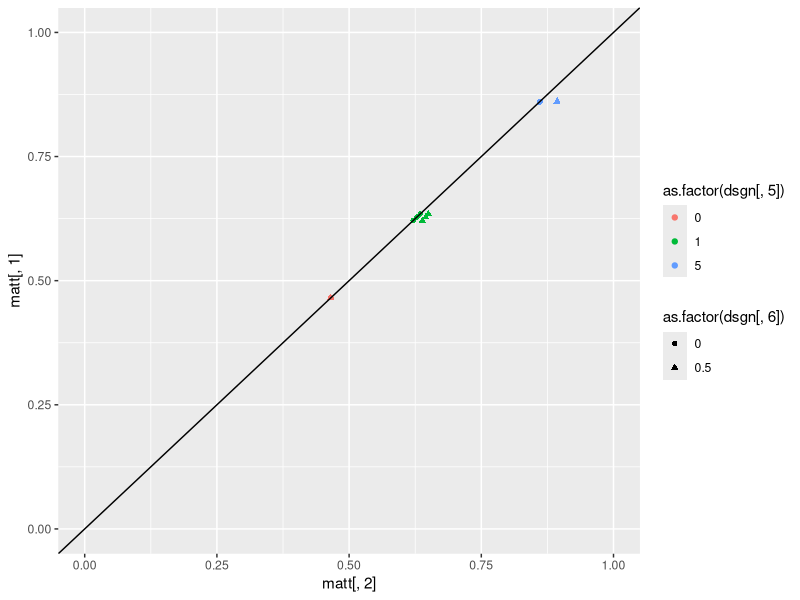
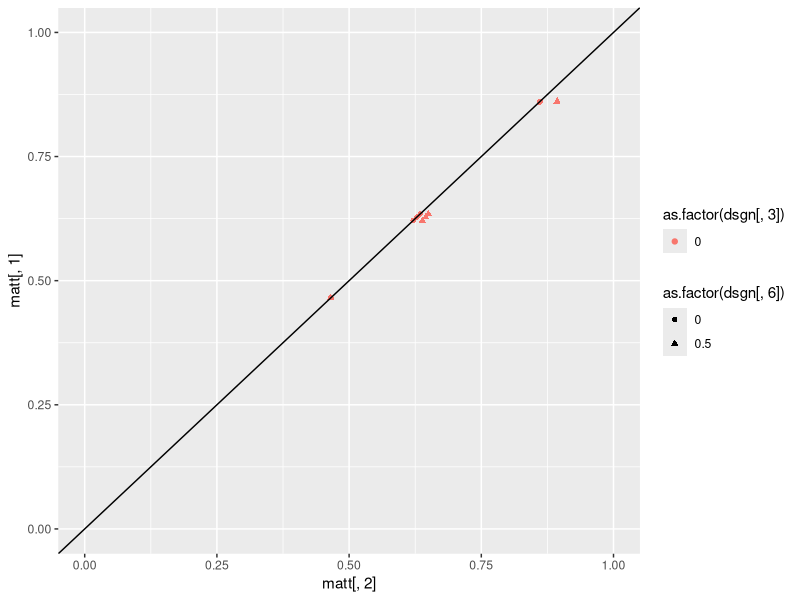

Reproduce these figures in R, in order. (Note: this script raises an error after producing the figures.)
####
# This code sets determines how different parameter settings influence diff= P(y2=1|X1=X2=1)-P(y2=1|X1=X2=0)
#
#

# 1 to be determined
# 2 no effect (good at zero)
# 3 must be zero
# 4 ==0.5 (high)
# 5 ==2    (high)
# 6 ==0    (zero)
# 7 ==0.5 (high)

######################################################################## Design of experiment
lvls <- list(NA)

fixlev<-c(0,0.5)  # levels for not interesting parameters
#seqlev<-round(seq(0,4,0.3333),3)  # levels for  interesting parameters
seqlev<-c(0,1,2) # levels for  interesting parameters

lvls[[1]] <- c(0)  # violation

lvls[[2]] <- c(0, 0.5, 1, 6)

lvls[[3]] <- c(0) 

lvls[[4]] <- c(0,0.5,1) 

lvls[[5]] <- c(0, 1, 5)

lvls[[6]] <-c(0, 0.5)

lvls[[7]] <- c(0) # violation

lvls[[8]] <- c(0)

lvls[[9]] <- c(0)

lvls[[10]] <- c(0)

lvls[[11]] <- c(0,  1,  6)

interceptc<-(0)  # intercept for C1 and C2
intercepty<-(-1)   # intercept for Y1 and Y2
intercepth<-(-1)  #intercept for H
interceptz<-0.5
interceptx<-0.5

### factorial design
dsgn <- as.matrix(expand.grid(lvls[[1]], lvls[[2]], lvls[[3]], lvls[[4]], lvls[[5]], lvls[[6]], lvls[[7]], lvls[[8]], lvls[[9]], lvls[[10]], lvls[[11]]))
dim(dsgn)

######################################################################## CALCULATE TRUE VALUES OF diff
				matt <- matrix(0, dim(dsgn)[1], 2)

for (i in c(1:dim(dsgn)[1])) {
truetheta11 <- 0
kk <- 1
individual <- matrix(0, 8, 8)

 myH<-0
 myZ<-0
 myX1<-1
 myX2<-1
    for (c2i in 0:1) {
        for (y1i in 0:1) {
            for (c1i in 0:1) {
                individual[kk, 1:3] <- c(y1i, c1i, c2i)
 
                # P(C1=1 or =0)
                pc1<-1/(1+exp(-(interceptc )))
                aa <- (as.numeric(c1i == 1) * (pc1) + as.numeric(c1i == 0) * (1-pc1))

                # P(Y1=1 or =0|C1,X1)
                py1<-1/(1+exp(-(intercepty + dsgn[i, 5]*c1i + dsgn[i, 3]*myX1 + dsgn[i, 8]*myH)))
                bb <- as.numeric(y1i == 1) * (py1) + as.numeric(y1i == 0) * (1 - py1)

                # P(C2=1 or =0|C1,X1)
                pc2<-(1/(1+exp(-(interceptc + dsgn[i, 4]*c1i + dsgn[i, 6]*myX1))))
                cc <- as.numeric(c2i == 1) * (pc2)  + as.numeric(c2i == 0)*(1-pc2)
                
                # P(Y2=1|C2,X2,Y1)
                dd <- (as.numeric(y1i == 1) * 1 + as.numeric(y1i == 0) * ( (1/(1+exp(-(intercepty+dsgn[i, 9]*myZ + dsgn[i, 5]*c2i + dsgn[i, 3]*myX2 + dsgn[i, 8]*myH)))) ))                

                individual[kk, 5:8] <- c(aa, bb, cc, dd)
		
                # Product
                individual[kk, 4] <- aa * bb * cc * dd
                truetheta11 <- truetheta11 + individual[kk, 4]   

                kk <- kk + 1
            }
        }
    }
    
    
    
    truetheta00<- 0
    kk <- 1
    individual <- matrix(0, 8, 8)
    myH<-0
    myZ<-0
    myX1<-0
    myX2<-0

    for (c2i in 0:1) {
        for (y1i in 0:1) {
            for (c1i in 0:1) {
                individual[kk, 1:3] <- c(y1i, c1i, c2i)
 
                # P(C1=1 or =0)
                pc1<-1/(1+exp(-(interceptc )))
                aa <- (as.numeric(c1i == 1) * (pc1) + as.numeric(c1i == 0) * (1-pc1))

                # P(Y1=1 or =0|C1,X1)
                py1<-1/(1+exp(-(intercepty + dsgn[i, 5]*c1i + dsgn[i, 3]*myX1 + dsgn[i, 8]*myH)))
                bb <- as.numeric(y1i == 1) * (py1) + as.numeric(y1i == 0) * (1 - py1)

                # P(C2=1 or =0|C1,X1)
                pc2<-(1/(1+exp(-(interceptc + dsgn[i, 4]*c1i + dsgn[i, 6]*myX1))))
                cc <- as.numeric(c2i == 1) * (pc2)  + as.numeric(c2i == 0)*(1-pc2)
                
                # P(Y2=1|C2,X2,Y1)
                dd <- (as.numeric(y1i == 1) * 1 + as.numeric(y1i == 0) * ( (1/(1+exp(-(intercepty+dsgn[i, 9]*myZ + dsgn[i, 5]*c2i + dsgn[i, 3]*myX2 + dsgn[i, 8]*myH)))) ))                

                individual[kk, 5:8] <- c(aa, bb, cc, dd)
            

                # Product
                individual[kk, 4] <- aa * bb * cc * dd
                truetheta00 <- truetheta00 + individual[kk, 4]
                
                kk <- kk + 1
            }
        }
    }
  
    matt[i, ] <- c(truetheta00, truetheta11)
    print(i/dim(dsgn)[1])
}
######################################################################## 

library(ggplot2)
# Marginal probabilities of y2:
colMeans(matt)

diff<-round(matt[,2]-matt[,1],5)
summary(diff)

plot1<-qplot(matt[,2],matt[,1],  color=as.factor(dsgn[,5]), shape=as.factor(dsgn[,6]), ylim=c(0,1), xlim=c(0,1))+geom_abline(slope=1,intercept=0)
plot2<-qplot(matt[,2],matt[,1],  color=as.factor(dsgn[,3]), shape=as.factor(dsgn[,6]), ylim=c(0,1), xlim=c(0,1))+geom_abline(slope=1,intercept=0)
grid.arrange(plot1, plot2, ncol=1)

# Plots of interest:

#Theta3 has noticiable effect
qplot(dsgn[,3]+(dsgn[,6])/20, diff,  color=as.factor(dsgn[,5]), shape=as.factor(dsgn[,4]))

# Theta5 and Theta6 also have effect
qplot(dsgn[,5]+(dsgn[,6])/20, diff,  color=as.factor(dsgn[,3]), shape=as.factor(dsgn[,4]))
qplot(dsgn[,6]+(dsgn[,5])/20, diff,  color=as.factor(dsgn[,3]), shape=as.factor(dsgn[,4]))

######################################################################
mod1<-glm(diff~dsgn[,c(1:7,11)] + .*.*.,data=data.frame(dsgn[,c(1:7,11)]), family="binomial")
summary(mod1)
summary(mod1)$coefficients[summary(mod1)$coefficients[,4]<0.99,]


######################################################################## 






######################################################################## 
ppp <- 1
est <- matrix(0, dim(dsgn)[1], 2)
kkk <- 1
result <- matrix(0, dim(dsgn)[1], 2)
numsim <- 50  ### number of datasets generated under each scenario
Bayesresult <- matrix(0, dim(dsgn)[1] * numsim, 10)
n <- 200  ### size of each dataset
#set.seed(13)  ### for reproducibility
seedlist <- sample(1:250000, size = numsim)

######################################################################## 
simdatasum<-matrix(0,dim(dsgn)[1],8)
colnames(simdatasum)<-c( "H",     "Z",    "C1",    "X1",    "C2",    "Y1",    "X2",    "Y2") 
for (i in c(1:dim(dsgn)[1])) {
    ### loop over datasets
    for (j in 1:numsim) {
        print(c(i, j))
        
#        set.seed(seedlist[j])

        H <- rbinom(n, size = 1, prob = (1/(1+exp(-(intercepth)))) )
        Z<-rbinom(n, 1, (1/(1+exp(-(interceptz + dsgn[i, 10]*H)))) )
        C1 <- rbinom(n, size = 1, prob = (1/(1+exp(-(interceptc)))) )
        X1<- rbinom(n, 1, (1/(1+exp(-(interceptx + dsgn[i, 1]*C1 + dsgn[i, 2]*H)))) ) 
        C2 <-rbinom(n, 1, (1/(1+exp(-(interceptc + dsgn[i, 4]*C1 + dsgn[i, 6]*X1)))) )         
        Y1 <-rbinom(n, 1, (1/(1+exp(-(intercepty + dsgn[i, 5]*C1 + dsgn[i, 3]*X1 + dsgn[i, 8]*H)))) ) 
        X2 <-rbinom(n, 1, (1/(1+exp(-(interceptx + dsgn[i, 1]*C2  + dsgn[i, 2]*H + dsgn[i, 7]*Y1 + dsgn[i, 9]*Z + dsgn[i, 11]*X1)))) )
        Y2 <- rep(1, n)  
        Y2[Y1 == 0]<-rbinom(length(Y2[Y1 == 0]), 1, (1/(1+exp(-(intercepty + dsgn[i, 9]*Z + dsgn[i, 5]*C2 + dsgn[i, 3]*X2 + dsgn[i, 8]*H)))) )     
        simdata <- data.frame(H,Z,C1,X1,C2,Y1,X2,Y2)
simdatasum[i,]<-colMeans(simdata)
        print(colMeans(simdata))

######################################################################## 
# ## BAYESIAN APPROACH WITHOUT Y1 (uniform priors):
        HprobB <- function(h, nm = 1) {
            ss <- sum(simdata$H)
            nn <- length(simdata$H)
            pp <- (rbeta(nm, (ss + 1), (nn - ss + 1)))
            if (h == 0) {
                return(1 - as.numeric(pp))
            }
            if (h == 1) {
                return(as.numeric(pp))
            }
        }
        
        
        C1probB <- function(h, c1, nm = 1) {
            ss <- sum(simdata$C1[simdata$H == h])
            nn <- length(simdata$C1[simdata$H == h])
            pp <- (rbeta(nm, (ss + 1), (nn - ss + 1)))
            if (c1 == 0) {
                return(1 - as.numeric(pp))
            }
            if (c1 == 1) {
                return(as.numeric(pp))
            }
        }
        
        C2probB <- function(h, c2, c1, x1, nm = 1) {
            ss <- sum(simdata$C2[simdata$H == h & simdata$C1 == c1 & simdata$X1 == x1])
            nn <- length(simdata$C2[simdata$H == h & simdata$C1 == c1 & simdata$X1 == x1])
            pp <- (rbeta(nm, (ss + 1), (nn - ss + 1)))
            if (c2 == 0) {
                return(1 - as.numeric(pp))
            }
            if (c2 == 1) {
                return(as.numeric(pp))
            }
        }
        
        Y2probB <- function(h, y2, c1, c2, x1, x2, nm = 1) {
            ss <- sum(simdata$Y2[simdata$H == h & simdata$C2 == c2 & simdata$X2 == x2 & simdata$C1 == c1 & simdata$X1 == x1])
            nn <- length(simdata$Y2[simdata$H == h & simdata$C2 == c2 & simdata$X2 == x2 & simdata$C1 == c1 & 
                simdata$X1 == x1])
            pp <- (rbeta(nm, (ss + 1), (nn - ss + 1)))
            if (y2 == 0) {
                return(1 - as.numeric(pp))
            }
            if (y2 == 1) {
                return(as.numeric(pp))
            }
        }
        
        
        nB <- 500
        sumtheta11B <- 0
        sumtheta00B <- 0
        for (c2i in 0:1) {
            for (c1i in 0:1) {
                for (hi in 0:1) {
                  
                  sumtheta11B <- sumtheta11B + HprobB(h = hi, nB) * C1probB(h = hi, c1 = c1i, nm = nB) * 
                  C2probB(h = hi,   c2 = c2i, c1 = c1i, x1 = 1, nm = nB) * 
                  Y2probB(h = hi, y2 = 1, c1 = c1i, c2 = c2i, x1 = 1,  x2 = 1, nm = nB)
                  
                  sumtheta00B <- sumtheta00B + HprobB(h = hi, nB) * C1probB(h = hi, c1 = c1i, nm = nB) * C2probB(h = hi, 
                    c2 = c2i, c1 = c1i, x1 = 0, nm = nB) * Y2probB(h = hi, y2 = 1, c1 = c1i, c2 = c2i, x1 = 0, 
                    x2 = 0, nm = nB)
                  
                }
            }
        }
        
        sumtheta00Bvec <- sumtheta00B
        sumtheta11Bvec <- sumtheta11B


########################


        
        sumtheta00BvecMOD <- sumtheta00B
        sumtheta11BvecMOD <- sumtheta11B


########################


# ################################################################
# ## BAYESIAN APPROACH WITH Y1 (uniform priors):
     HprobB <- function(h, nm = 1) {
            ss <- sum(simdata$H)
            nn <- length(simdata$H)
            pp <- (rbeta(nm, (ss + 1), (nn - ss + 1)))
            if (h == 0) {
                return(1 - as.numeric(pp))
            }
            if (h == 1) {
                return(as.numeric(pp))
            }
        }
        
        
        C1probB <- function(h, c1, nm = 1) {
            ss <- sum(simdata$C1[simdata$H == h])
            nn <- length(simdata$C1[simdata$H == h])
            pp <- (rbeta(nm, (ss + 1), (nn - ss + 1)))
            if (c1 == 0) {
                return(1 - as.numeric(pp))
            }
            if (c1 == 1) {
                return(as.numeric(pp))
            }
        }

Y1probB<-function(h, y1,c1,x1,nm=1){
ss<-sum(simdata$Y1[simdata$H == h & simdata$X1==x1 & simdata$C1==c1])
nn<-length(simdata$Y1[simdata$H == h & simdata$X1==x1 & simdata$C1==c1])
pp<-(rbeta(nm,(ss+1),(nn-ss+1)))
if(y1==0){return(1-as.numeric(pp))}
if(y1==1){return(as.numeric(pp))}}

    C2probB <- function(h, c2, c1, x1, nm = 1) {
            ss <- sum(simdata$C2[simdata$H == h & simdata$C1 == c1 & simdata$X1 == x1])
            nn <- length(simdata$C2[simdata$H == h & simdata$C1 == c1 & simdata$X1 == x1])
            pp <- (rbeta(nm, (ss + 1), (nn - ss + 1)))
            if (c2 == 0) {
                return(1 - as.numeric(pp))
            }
            if (c2 == 1) {
                return(as.numeric(pp))
            }
        }

Y2probB<-function(h, y2,c2,x2,y1,nm=1){
ss<-sum(simdata$Y2[simdata$H == h & simdata$C2==c2 & simdata$X2==x2 & simdata$Y1==y1])
nn<-length(simdata$Y2[simdata$H == h & simdata$C2==c2 & simdata$X2==x2 & simdata$Y1==y1])
pp<-(rbeta(nm,(ss+1),(nn-ss+1)))
if(y2==0){return(1-as.numeric(pp))}
if(y2==1){return(as.numeric(pp))}}

nB<-200
# Integrate over the values of C1 and C2: Prob(Y2=1 | X1=1 and X2=1)
sumtheta11B<-0
sumtheta00B<-0
for(c2i in 0:1){
for(y1i in 0:1){
for(c1i in 0:1){
	                for (hi in 0:1) {
sumtheta11B<-sumtheta11B+C1probB(h= hi , c1=c1i,nm=nB)*Y1probB(h= hi, y1=y1i,c1=c1i,x1=1,nm=nB)*C2probB(h= hi, c2=c2i,c1=c1i,x1=1,nm=nB)*Y2probB(h=hi, y2=1,c2=c2i,x2=1,y1=y1i,nm=nB)
sumtheta00B<-sumtheta00B +C1probB(h=hi,c1=c1i,nm=nB)*Y1probB(h=hi,y1=y1i,c1=c1i,x1=0,nm=nB)*C2probB(h=hi,c2=c2i,c1=c1i,x1=0,nm=nB)*Y2probB(h=hi,y2=1,c2=c2i,x2=0,y1=y1i,nm=nB)
}}}}

sumtheta00BvecY1<-sumtheta00B
sumtheta11BvecY1<-sumtheta11B





#one-sided p-values:
        Bpval <- 1 - mean((sumtheta11Bvec - sumtheta00Bvec) > 0)
        BpvalY1<-1-mean((sumtheta11BvecY1-sumtheta00BvecY1)>0)
        BpvalMOD<-1-mean((sumtheta11BvecMOD-sumtheta00BvecMOD)>0)
        Hpval <- (1-pnorm((summary(glm(Y2 ~ H, data = simdata, family = "binomial"))$coefficients[2, 3])))
        print(Bpval)
        print(Hpval)
        Bayesresult[kkk, ] <- c(i, j, c(1, 1), mean(sumtheta00Bvec), mean(sumtheta11Bvec), Bpval, Hpval, BpvalY1, BpvalMOD)
        kkk <- kkk + 1
    }
}

######################################################################## 


alpha<-0.1
AA <- Bayesresult
Bayesresult <- AA

colnames(Bayesresult)<-c("i","j","a1","a1","mean00","mean11","withoutY1","IV","withY1","MOD")
power <- matrix(0, dim(dsgn)[1], 5)
for (i in (dim(dsgn)[1]:1)) {
    power[i, ] <- c(i, mean(Bayesresult[Bayesresult[, 1] == i, ][, 7] <= alpha), mean(Bayesresult[Bayesresult[, 
        1] == i, ][, 8] <= alpha), mean(Bayesresult[Bayesresult[,1] == i, ][, 9] <= alpha), mean(Bayesresult[Bayesresult[,1] == i, ][, 10] <= alpha))
}




require(gridExtra)
plot1 <- qplot(diff,    power[, 2], col = as.factor(dsgn[, 3]), shape=as.factor(dsgn[, 5]), ylim=c(0,1))+geom_abline(slope=0,intercept=alpha)+  geom_jitter(width = 0.05, height = 0)+ggtitle("Power: g-comp|H")
plot2 <- qplot(diff,    power[, 3], col = as.factor(dsgn[, 2]), shape=as.factor(dsgn[, 3]), ylim=c(0,1))+geom_abline(slope=0,intercept=alpha)+  geom_jitter(width = 0.05, height = 0)+ggtitle("Power: Instrumental Variable")
grid.arrange(plot1, plot2, ncol=1) 

nullpower<-power[diff==0,]



require(gridExtra)
plot1 <- qplot((dsgn[, 5][diff==0]),    nullpower[, 2], col = as.factor(dsgn[, 2][diff==0]), shape=as.factor(dsgn[, 6][diff==0]), ylim=c(0,0.5))+geom_abline(slope=0,intercept=alpha)+  geom_jitter(width = 0.2, height = 0)+ggtitle("Type 1 error: g-comp|H without Y1")
plot2 <- qplot((dsgn[, 5][diff==0]),    nullpower[, 4], col = as.factor(dsgn[, 2][diff==0]), shape=as.factor(dsgn[, 6][diff==0]), ylim=c(0,0.5))+geom_abline(slope=0,intercept=alpha)+  geom_jitter(width = 0.2, height = 0)+ggtitle("Type 1 error: g-comp with Y1")
grid.arrange(plot1, plot2, ncol=1)


# nullpower2 <-nullpower
# dsgn2<-dsgn


# nullpower1 <-nullpower
# dsgn1<-dsgn

# 1 to be determined
# 2 no effect (good at zero)
# 3 must be zero
# 4 ==0.5 (high)
# 5 ==2    (high)
# 6 ==0    (zero)
# 7 ==0.5 (high)